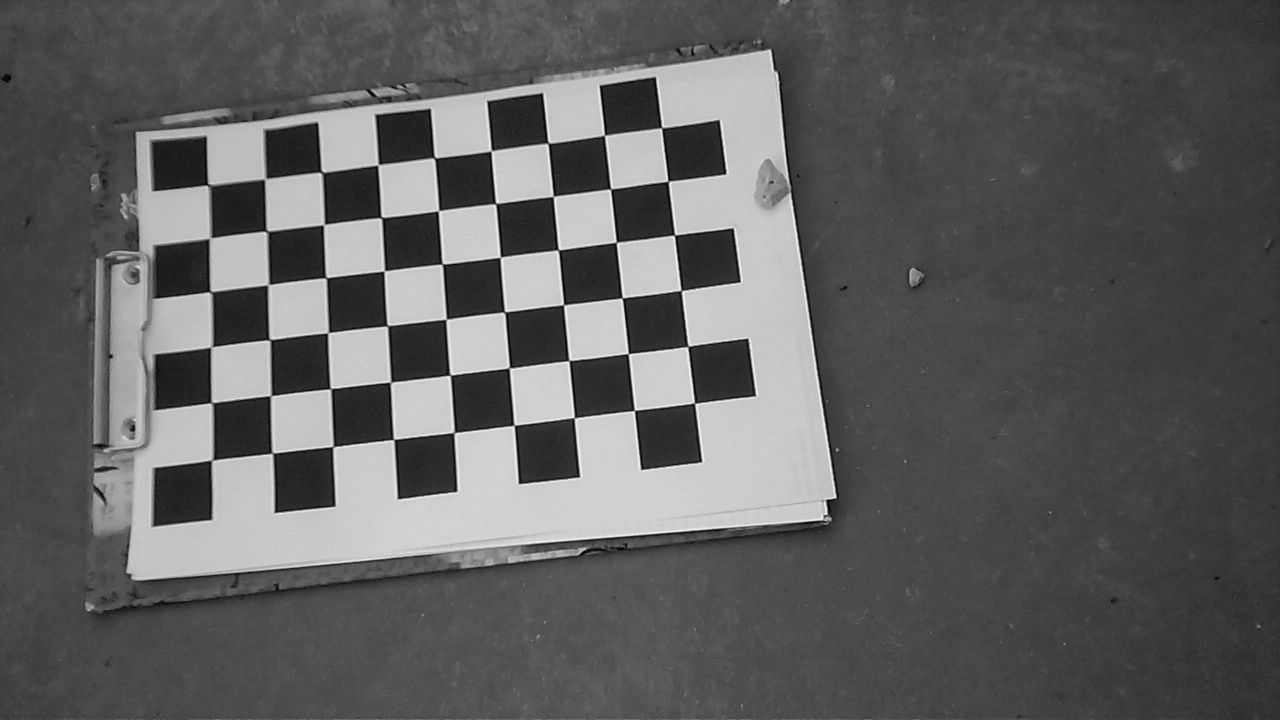
#> input picture Debug media/video1_frame1.jpeg, 1280 x 720 px, found by its file name
$ python feature-fix.py
#> lines starting #> are read from the running program, lines starting #| are printed output that depends on the picture; after the words box and inside, x2 and y2 are one past the last pixel; in counts of white or black regions, pixels touching at a corner belong together; long printed decimals are rounded
# Environment:
#     OpenCV 3.3  + Python 3.5

# Aims:
# (1) Detect sift keypoints and compute descriptors.
# (2) Use flannmatcher to match descriptors.
# (3) Do ratio test and output the matched pairs coordinates, draw some pairs in purple .
# (4) Draw matched pairs in blue color, singlepoints in red.
# """
import numpy as np
import cv2
from matplotlib import pyplot as plt
imgname = "video1_frame1.jpeg"          # query image (large scene)
imgname2 = "video1_frame2.jpeg"   # train image (small object)

## Create SIFT object
sift = cv2.xfeatures2d.SIFT_create()

## Create flann matcher
FLANN_INDEX_KDTREE = 1  # bug: flann enums are missing
flann_params = dict(algorithm = FLANN_INDEX_KDTREE, trees = 5)
#matcher = cv2.FlannBasedMatcher_create()
matcher = cv2.FlannBasedMatcher(flann_params, {})

## Detect and compute
img1 = cv2.imread(imgname)
#> img1 is the input picture: shape (720, 1280, 3); min 0, max 243, mean 95
gray1 = cv2.cvtColor(img1, cv2.COLOR_BGR2GRAY)
kpts1, descs1 = sift.detectAndCompute(gray1,None)
#> kpts1 = 1328 keypoints; strongest (x, y, size): (183, 495, 38.5), (426, 468, 38.8), (547, 454, 38.9), (305, 482, 39)

## As up
img2 = cv2.imread(imgname2)
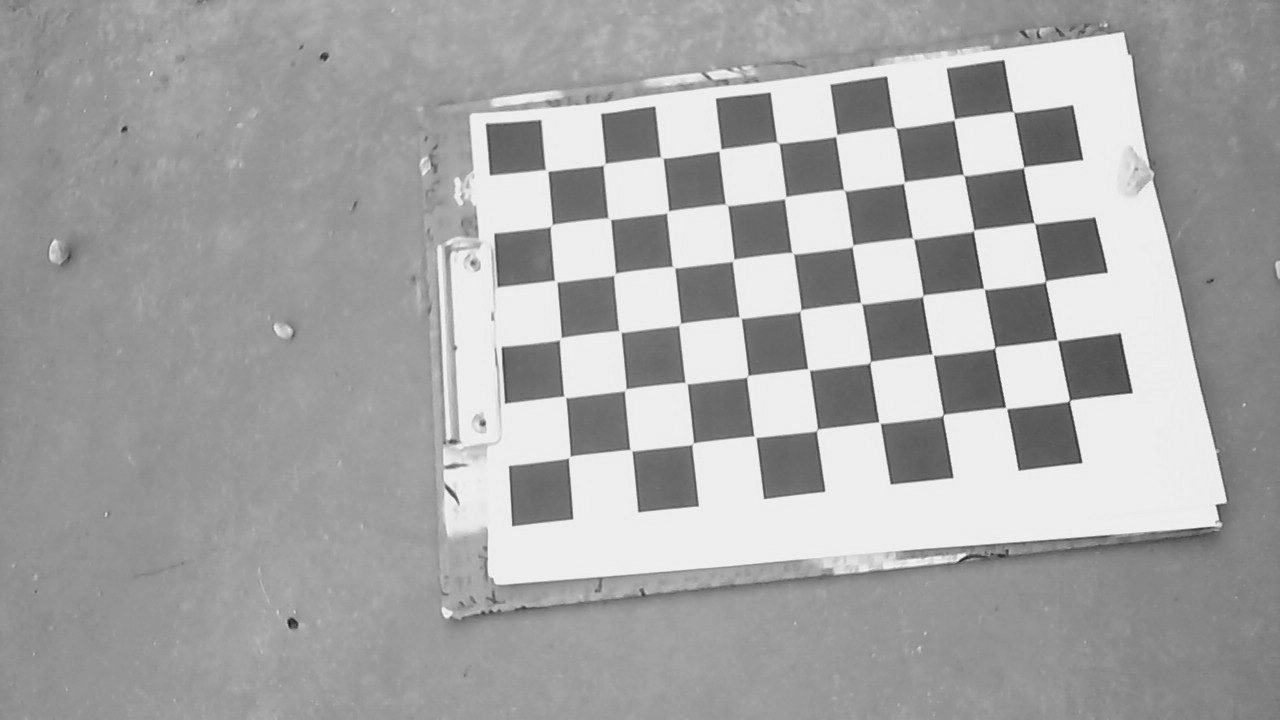
#> input picture Debug media/video1_frame2.jpeg, 1280 x 720 px, found by its file name
#> img2 is the input picture: shape (720, 1280, 3); min 21, max 250, mean 166.2
gray2 = cv2.cvtColor(img2, cv2.COLOR_BGR2GRAY)
kpts2, descs2 = sift.detectAndCompute(gray2,None)
#> kpts2 = 1304 keypoints; strongest (x, y, size): (1099, 366, 40.7), (1074, 248, 38.9), (1052, 136, 37.5), (1045, 439, 41.5)

## Ratio test
res1=[]
res2=[]
dict1 = {}
dict2 = {}

matches = matcher.knnMatch(descs1, descs2, 2)
#> matches = 1328 matches
matchesMask = [[0,0] for i in range(len(matches))]
#> matchesMask = 1328 pairs, first value 0 to 0, second value 0 to 0
for i, (m1,m2) in enumerate(matches):
    if m1.distance < 0.35 * m2.distance:
        matchesMask[i] = [1,0]
        ## Notice: How to get the index
        pt1 = kpts1[m1.queryIdx].pt
        pt2 = kpts2[m1.trainIdx].pt
        res1.append(pt1)

        if(dict1.get(pt1,None) != 1 and dict2.get(pt2,None)!= 1):
            dict1[pt1] = 1
            dict2[pt2] = 1
            print(i, pt1,pt2 )
        #if i % 5 ==0:
            ## Draw pairs in purple, to make sure the result is ok
            cv2.circle(img1, (int(pt1[0]),int(pt1[1])), 5, (255,0,255), -1)
            cv2.circle(img2, (int(pt2[0]),int(pt2[1])), 5, (255,0,255), -1)
        else:
            if(dict1.get(pt1,None) ==1):
                print("duplicate:(" + str(pt1[0]) +"," +str(pt1[1]) + ")")
            if(dict2.get(pt2,None) ==1):
                print("duplicate:(" + str(pt2[0]) +"," +str(pt2[1]) + ")" )
#> this loop made 1328 passes
#> (pt1, pt2) on passes 52, 193, 685, 686, 817, 843, 890, 1002, 1139, 1142, 1158, 1248: ((101.4, 473.7), (451.3, 470.5)), ((158, 147.8), (492.6, 130.4)), ((457.2, 84.99), (796.1, 67.05)), ((457.9, 563.5), (830.6, 569.5)), ((521.9, 558.2), (898.5, 564.1)), ((542.6, 553.1), (919.5, 559.2)), ((560, 553.4), (937.9, 559.8)), ((615.1, 68.55), (958.4, 50.73)), ((687.6, 91.41), (1039.4, 74.81)), ((689.5, 48.29), (1034.6, 30.68)), ((696.1, 48.52), (1041.9, 30.89)), ((768.5, 462.8), (1151.5, 464.1))
#| 51 (101.415, 473.651) (451.328, 470.514)
#| 192 (158.005, 147.811) (492.603, 130.351)
#| 684 (457.200, 84.987) (796.076, 67.046)
#| 685 (457.886, 563.516) (830.616, 569.465)
#| 816 (521.921, 558.188) (898.457, 564.090)
#| 842 (542.647, 553.149) (919.450, 559.166)
#| 889 (559.987, 553.361) (937.899, 559.770)
#| 1001 (615.056, 68.549) (958.418, 50.726)
#> (further printed lines are left out)
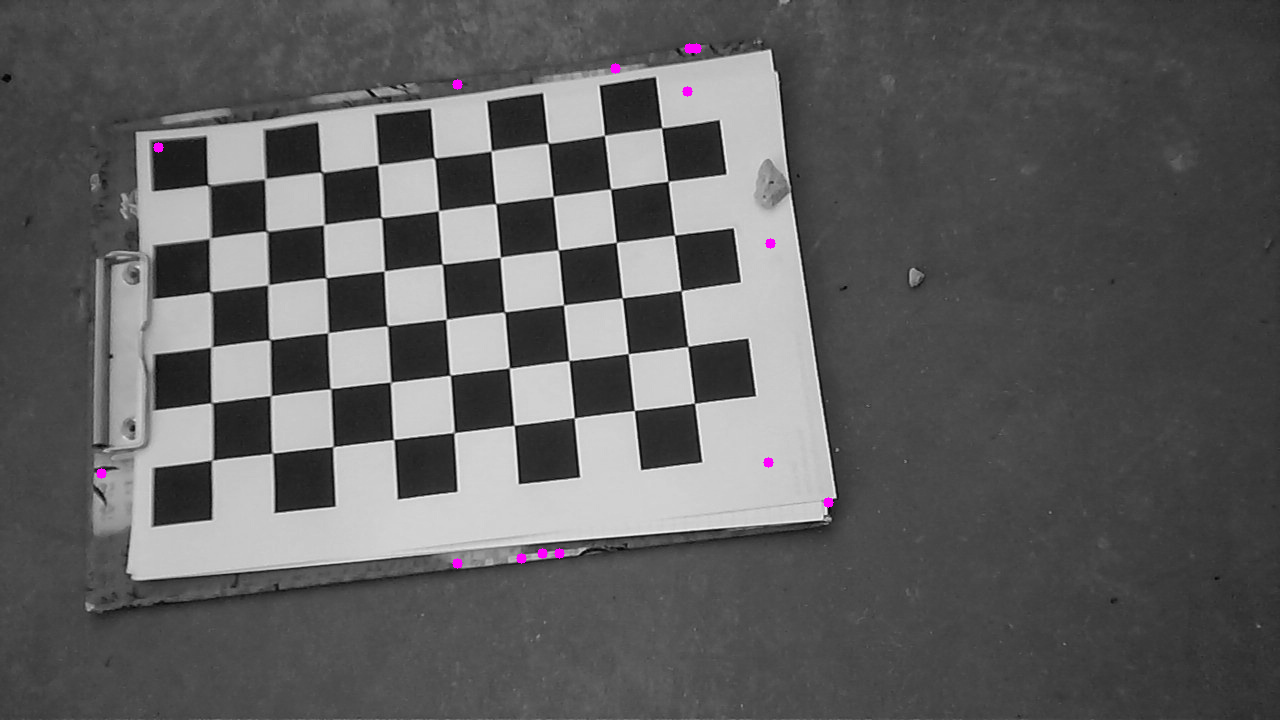
#> img1: shape (720, 1280, 3); 0.12% of pixels changed, all inside (x1, y1, x2, y2) = (96, 43, 834, 569)
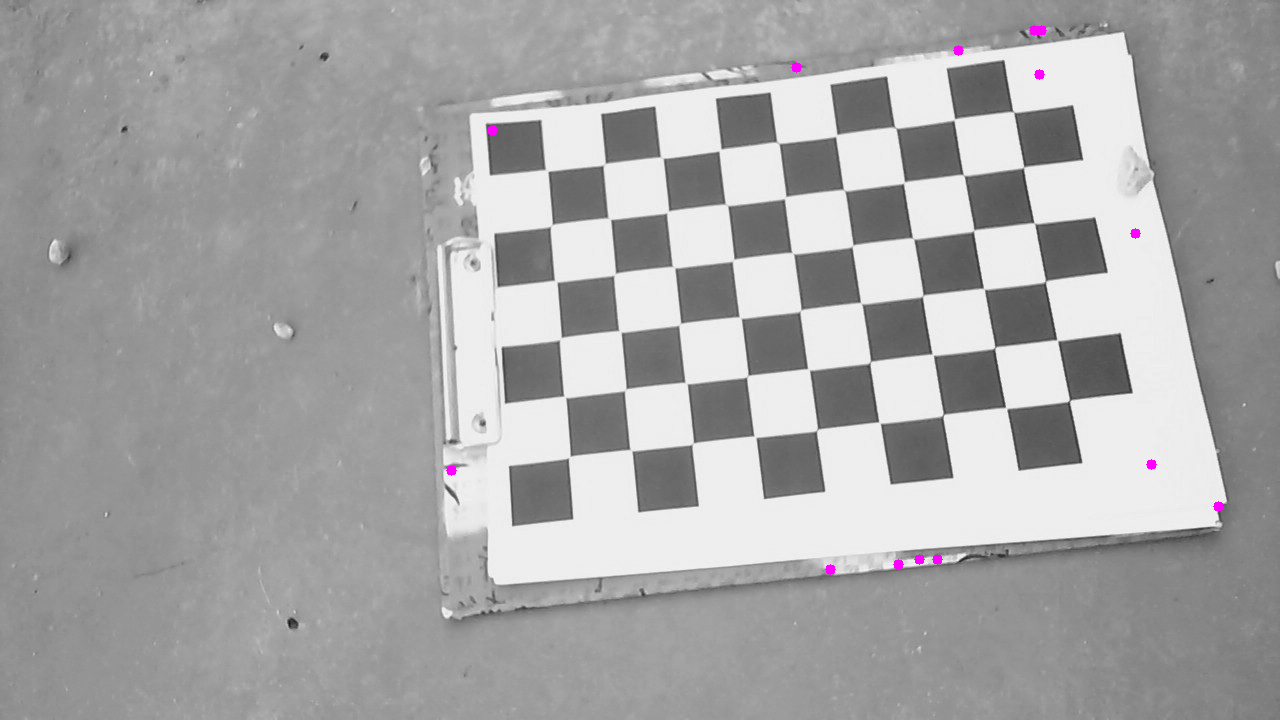
#> img2: shape (720, 1280, 3); 0.12% of pixels changed, all inside (x1, y1, x2, y2) = (446, 25, 1224, 575)
#> after the loop, dict1 = 14 items; dict2 = 14 items; matchesMask = 1328 pairs, first value 0 to 1, second value 0 to 0; res1 = [(101.4, 473.7), (158, 147.8), (457.2, 84.99), (457.9, 563.5), (521.9, 558.2), (542.6, 553.1), (560, 553.4), (615.1, 68.55), (687.6, 91.41), (689.5, 48.29), (696.1, 48.52), (768.5, 462.8), (770.1, 243.5), (828.9, 502.1)]


## Draw match in blue, error in red
draw_params = dict(matchColor = (255, 0,0),
                   singlePointColor = (0,0,255),
                   matchesMask = matchesMask,
                   flags = 0)
#> draw_params = 4 items

res = cv2.drawMatchesKnn(img1,kpts1,img2,kpts2,matches,None,**draw_params)
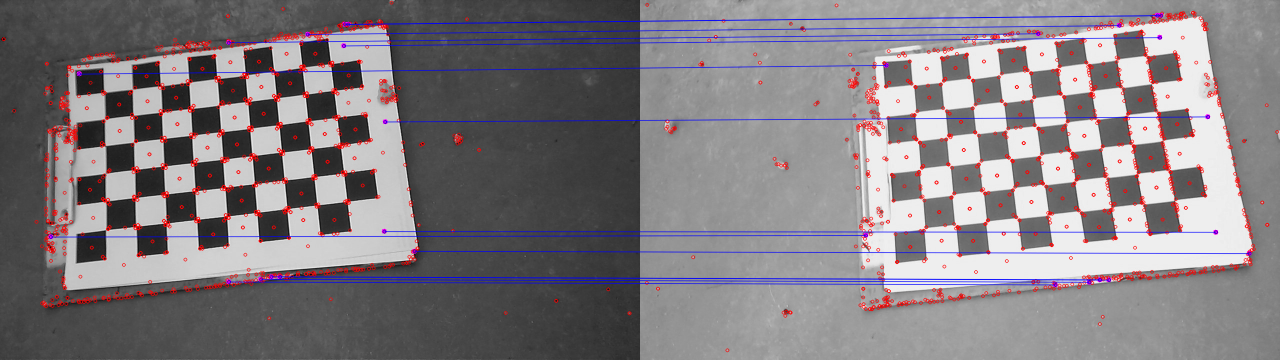
#> res: shape (720, 2560, 3) (shown at 1/2 size); mean B, G, R 129.6, 125.4, 131.2
cv2.imshow("Result", res);cv2.waitKey();cv2.destroyAllWindows()
